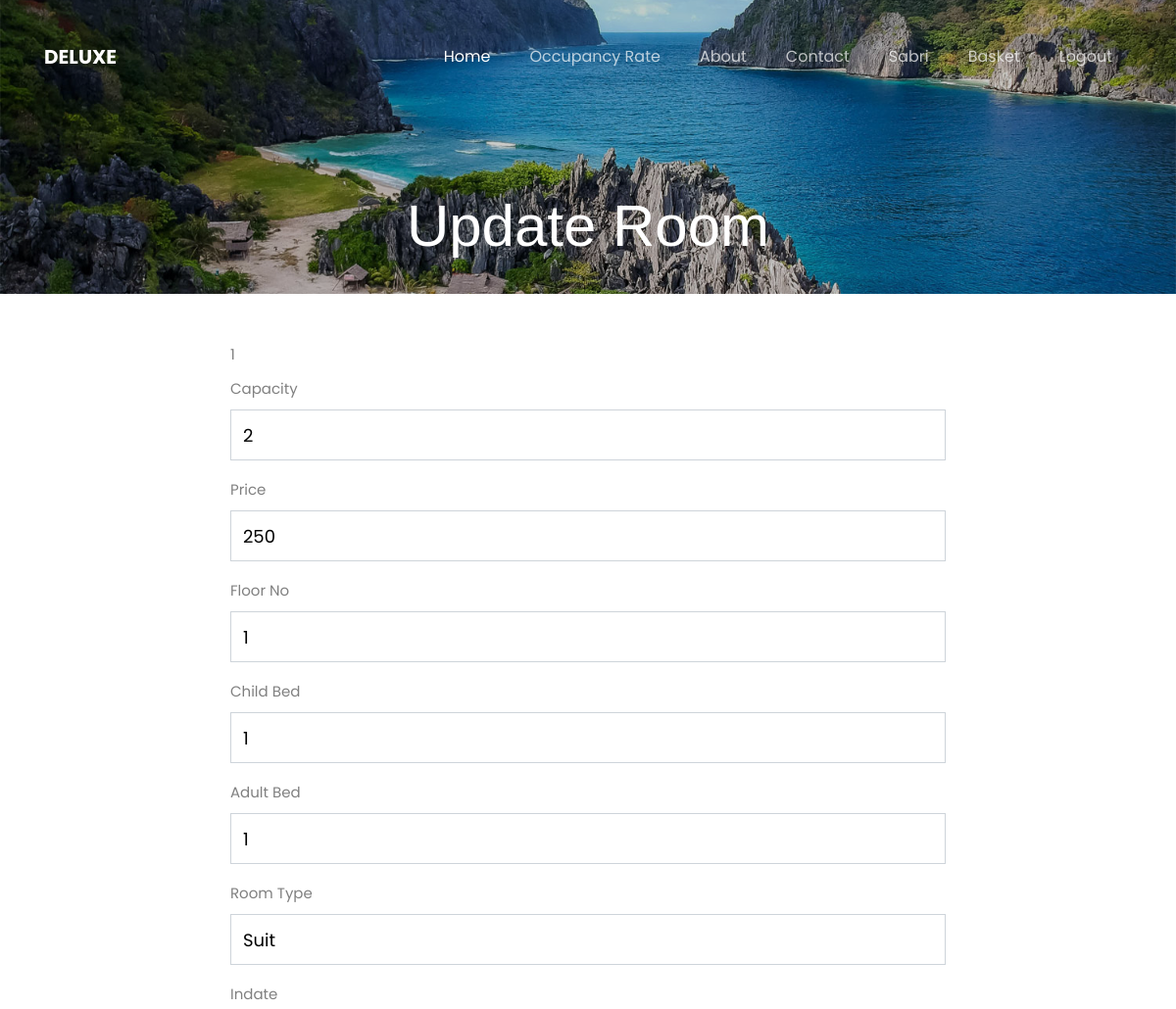
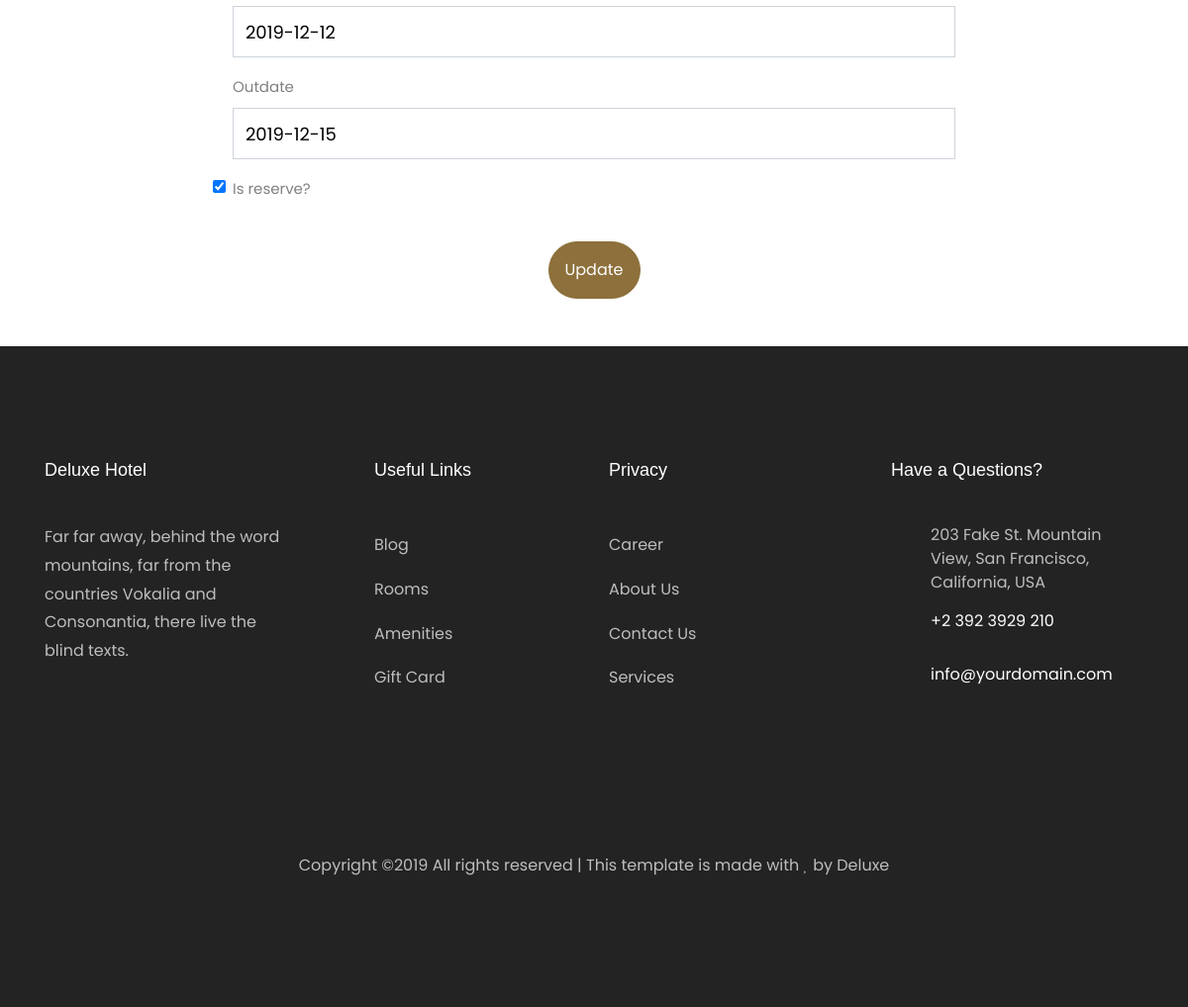
The page /getupdateroom/1 (signed in) on the database its author committed (2 pictures, top to bottom).
### app.py (models this page shows)
class User(UserMixin,db.Model):
    id = db.Column(db.Integer,primary_key=True)
    username = db.Column(db.String(),unique=True)
    email = db.Column(db.String())
    password = db.Column(db.String())
    reservations= db.relationship('Reservation',backref='user')
    bonus = db.Column(db.Integer)

class Room(db.Model):
    roomno = db.Column(db.Integer, primary_key=True)
    price = db.Column(db.Integer)
    capacity = db.Column(db.Integer)
    floorno = db.Column(db.Integer)
    childbed = db.Column(db.Integer)
    adultbed = db.Column(db.Integer)
    roomtype = db.Column(db.String(255))
    inDate = db.Column(db.Date)
    outDate=db.Column(db.Date)
    isreserve = db.Column('is_reserve',db.Boolean)
    reservations = db.relationship('Reservation',backref='room')

### app.py (the view)
@app.route('/getupdateroom/<roomno>',methods=['GET','POST'])
def getupdateroom(roomno):
    if request.method=='GET':
        room = Room.query.filter_by(roomno=roomno).first()
        return render_template('updateroom.html',room=room)

### app.py (called while the page is built)
@login_manager.user_loader
def load_user(user_id):
    return User.query.get(int(user_id))

### templates/updateroom.html
{% extends "layout.html" %}
{% block content %}
<div class="hero-wrap" style="background-image: url({{url_for('static',filename='images/bg_1.jpg')}});">
    <div class="overlay"></div>
      <div class="container">
        <div class="row no-gutters slider-text d-flex align-itemd-end justify-content-center">
          <div class="col-md-9 ftco-animate text-center d-flex align-items-end justify-content-center">
          	<div class="text">
	            <h1 class="mb-4 bread">Update Room</h1>
            </div>
          </div>
        </div>
    </div>
</div>
<div class="container">
    <div class="row justify-content-center">
        <div class="col-8 justify-content-center pt-5 pb-5">
            <form action="/updateroom/{{room.roomno}}" method="POST">
                <div class="form-group">
                    <label for="roomno">{{room.roomno}}</label><br>
                    <label>Capacity</label>
                    <input type="text" class="form-control" name="capacity" id="capacity" value="{{room.capacity}}">
                </div>
                <div class="form-group">
                    <label for="price">Price</label>
                    <input type="text" class="form-control" id="price" name="price" value="{{room.price}}">
                </div>
                <div class="form-group">
                    <label for="price">Floor No</label>
                    <input type="text" class="form-control" id="floorno" name="floorno" value="{{room.floorno}}">
                </div>
                <div class="form-group">
                    <label for="price">Child Bed</label>
                    <input type="text" class="form-control" id="childbed" name="childbed" value="{{room.childbed}}">
                </div>
                <div class="form-group">
                    <label for="price">Adult Bed</label>
                    <input type="text" class="form-control" id="adultbed" name="adultbed" value="{{room.adultbed}}">
                </div>
                <div class="form-group">
                    <label for="price">Room Type</label>
                    <input type="text" class="form-control" id="roomtype" name="roomtype" value="{{room.roomtype}}">
                </div>
                <div class="form-group">
                    <label for="price">Indate</label>
                    <input type="text" class="form-control" id="inDate" name="inDate" value="{{room.inDate}}">
                </div>
                <div class="form-group">
                    <label for="price">Outdate</label>
                    <input type="text" class="form-control" id="outDate" name="outDate" value="{{room.outDate}}">
                </div>
                <div class="form-group">
                {% if room.isreserve == True %}
                    <input type="checkbox" class="form-check-input" id="isreserve" name="isreserve" checked>
                {% else %}
                    <input type="checkbox" class="form-check-input" id="isreserve" name="isreserve">
                {% endif %}
                    <label for="price">Is reserve?</label>
                </div>
                <div class="text-center pt-3">
                    <button type="submit" class="btn btn-primary p-3">Update</button>
                </div>
            </form>
        </div>
    </div>
</div>
{% endblock content %}

### templates/layout.html (shortened to what this page needs)
<!DOCTYPE html>
<html lang="en">
  <head>
    <link rel="stylesheet" href="https://cdnjs.cloudflare.com/ajax/libs/font-awesome/5.11.2/css/all.css">
    <link rel="stylesheet" href="{{url_for('static', filename='css/open-iconic-bootstrap.min.css')}}">
    <link rel="stylesheet" href="{{url_for('static', filename='css/animate.css')}}">
    <link rel="stylesheet" href="{{url_for('static', filename='css/owl.carousel.min.css')}}">
    <link rel="stylesheet" href="{{url_for('static', filename='css/owl.theme.default.min.css')}}">
    <link rel="stylesheet" href="{{url_for('static', filename='css/magnific-popup.css')}}" >
    <link rel="stylesheet" href="{{url_for('static', filename='css/aos.css')}}">
    <link rel="stylesheet" href="{{url_for('static', filename='css/ionicons.min.css')}}">
    <link rel="stylesheet" href="{{url_for('static', filename='css/bootstrap-datepicker.css')}}">
    <link rel="stylesheet" href="{{url_for('static', filename='css/jquery.timepicker.css')}}">
    <link rel="stylesheet" href="{{url_for('static', filename='css/flaticon.css')}}">
    <link rel="stylesheet" href="{{url_for('static', filename='css/icomoon.css')}}">
    <link rel="stylesheet" href="{{url_for('static', filename='css/style.css')}}">
  </head>
  <body>
    <nav class="navbar navbar-expand-lg navbar-dark ftco_navbar bg-dark ftco-navbar-light" id="ftco-navbar">
	    <div class="container">
	      <a class="navbar-brand" href="/">Deluxe</a>
	      <div class="collapse navbar-collapse" id="ftco-nav">
	        <ul class="navbar-nav ml-auto">
            <li class="nav-item active"><a href="/" class="nav-link">Home</a></li>
            <li class="nav-item">
              <a href="/rate" class="nav-link">Occupancy Rate</a></li>
	          <li class="nav-item"><a href="about" class="nav-link">About</a></li>
	          <li class="nav-item"><a href="contact" class="nav-link">Contact</a></li>
            {% if current_user.is_authenticated %}
              <li class="nav-item">
                {% if current_user.username=="Admin" %}
                <a class="nav-link" href="/adminlist">{{current_user.username}}</a>
                {% else %}
                <a class="nav-link" href="/reservations">{{current_user.username}}</a>
                {% endif %}
              </li>
              <li class="nav-item">
                <a class="nav-link" href="/listbasket">Basket</a>
              </li>
              <li class="nav-item">
                <a class="nav-link" href="/logout">Logout</a>
              </li>
              {% else %}
              <li class="nav-item"><a class="nav-link" href="/login">Login</a></li>
              <li class="nav-item"><a class="nav-link" href="/register">Register</a></li>
            {% endif %}
	        </ul>
	      </div>
	    </div>
	  </nav>
{% block content %}
{% endblock %}
    <footer class="ftco-footer ftco-bg-dark ftco-section">
      <div class="container">
        <div class="row mb-5">
          <div class="col-md">
            <div class="ftco-footer-widget mb-4">
              <h2 class="ftco-heading-2">Deluxe Hotel</h2>
              <p>Far far away, behind the word mountains, far from the countries Vokalia and Consonantia, there live the blind texts.</p>
              <ul class="ftco-footer-social list-unstyled float-md-left float-lft mt-5">
              </ul>
            </div>
          </div>
          <div class="col-md">
            <div class="ftco-footer-widget mb-4 ml-md-5">
              <h2 class="ftco-heading-2">Useful Links</h2>
              <ul class="list-unstyled">
                <li><a href="#" class="py-2 d-block">Blog</a></li>
                <li><a href="#" class="py-2 d-block">Rooms</a></li>
                <li><a href="#" class="py-2 d-block">Amenities</a></li>
                <li><a href="#" class="py-2 d-block">Gift Card</a></li>
              </ul>
            </div>
          </div>
          <div class="col-md">
             <div class="ftco-footer-widget mb-4">
              <h2 class="ftco-heading-2">Privacy</h2>
              <ul class="list-unstyled">
                <li><a href="#" class="py-2 d-block">Career</a></li>
                <li><a href="#" class="py-2 d-block">About Us</a></li>
                <li><a href="#" class="py-2 d-block">Contact Us</a></li>
                <li><a href="#" class="py-2 d-block">Services</a></li>
              </ul>
            </div>
          </div>
          <div class="col-md">
            <div class="ftco-footer-widget mb-4">
            	<h2 class="ftco-heading-2">Have a Questions?</h2>
            	<div class="block-23 mb-3">
	              <ul>
	                <li><span class="icon icon-map-marker"></span><span class="text">203 Fake St. Mountain View, San Francisco, California, USA</span></li>
	                <li><a href="#"><span class="icon icon-phone"></span><span class="text">+2 392 3929 210</span></a></li>
	                <li><a href="#"><span class="icon icon-envelope"></span><span class="text">info@yourdomain.com</span></a></li>
	              </ul>
	            </div>
            </div>
          </div>
        </div>
        <div class="row">
          <div class="col-md-12 text-center">
            <p>
  Copyright &copy;<script>document.write(new Date().getFullYear());</script> All rights reserved | This template is made with <i class="icon-heart color-danger" aria-hidden="true"></i> by Deluxe
  </p>
          </div>
        </div>
      </div>
    </footer>
  </body>
</html>

### static/css/icomoon.css (style rules this page uses)
[class^="icon-"], [class*=" icon-"] { font-family: 'icomoon' !important; speak: none; font-style: normal; font-weight: normal; font-variant: normal; text-transform: none; line-height: 1; -webkit-font-smoothing: antialiased; -moz-osx-font-smoothing: grayscale; }
.icon-heart:before { content: "\f004"; }
.icon-map-marker:before { content: "\f041"; }
.icon-phone:before { content: "\f095"; }
.icon-envelope:before { content: "\f0e0"; }

### rows shown on the page
User: username "Sabri"
Room: roomno "1", capacity "2", price "250", floorno "1", childbed "1", adultbed "1", roomtype "Suit", inDate "2019-12-12", outDate "2019-12-15"
